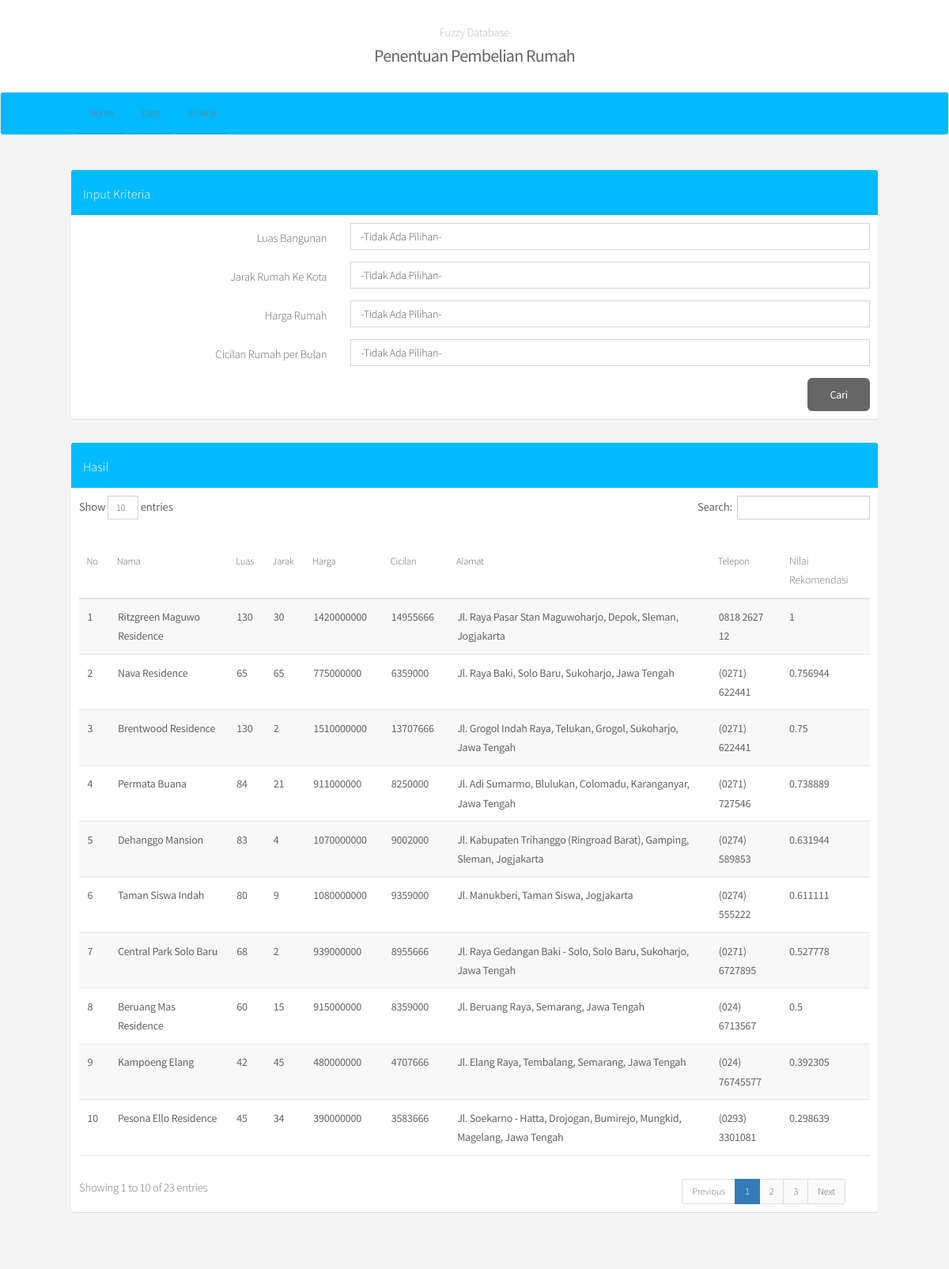
The page / on the database its author committed.
### tables this page shows
CREATE TABLE `rumah` (
  `id` int(11) NOT NULL,
  `nama` varchar(255) NOT NULL,
  `luas` int(11) NOT NULL,
  `jarak` double NOT NULL,
  `harga` double NOT NULL,
  `cicilan` double NOT NULL,
  `alamat` text NOT NULL,
  `telepon` varchar(255) NOT NULL
);

CREATE TABLE `temp` (
  `id` int(11) NOT NULL,
  `nama` varchar(255) NOT NULL,
  `luas` float NOT NULL,
  `jarak` float NOT NULL,
  `harga` float NOT NULL,
  `cicilan` float NOT NULL,
  `nr` float NOT NULL
);

### index.php (the view, shortened to what this page needs)
<!DOCTYPE html>
<html>
<head>
		<link rel="stylesheet" href="https://cdnjs.cloudflare.com/ajax/libs/font-awesome/4.5.0/css/font-awesome.min.css">
		<link rel="stylesheet" href="bootstrap/css/bootstrap.min.css">
		<link rel="stylesheet" type="text/css" href="admin/bootstrap/css/bootstrap.css"/>
		<link rel="stylesheet" type="text/css" href="admin/dist/css/AdminLTE.css"/>
		<link rel="stylesheet" href="assets/css/main.css"/>
</head>
<body>
	<section id="header">
		<?php include "navbar.php" ?>
		<?php include 'koneksi.php'; ?>
	</section>
	<section class="container main">
		<div class="row content">
			<div class="col-md-12">
				<div class="box box-info">
					<div class="box-header">
						<h4 style="margin :5px; color: #fff">Input Kriteria</h4>
					</div>
					<div class="box-body">
						<form class="form-horizontal" action="coba2.php">
							<div class="form-group" method="get" >
								<label for='luas' class="col-sm-4 control-label">Luas Bangunan</label>
								<div class="col-sm-8">
									<select class="form-control" name="luas">
										<option value="" selected="">-Tidak Ada Pilihan-</option>
									</select>
								</div>
							</div>
							<div class="form-group">
								<label for='jarak' class="col-sm-4 control-label">Jarak Rumah Ke Kota</label>
								<div class="col-sm-8">
									<select class="form-control" name="jarak">
										<option value="" selected="">-Tidak Ada Pilihan-</option>
									</select>
								</div>
							</div>
							<div class="form-group">
								<label for='harga' class="col-sm-4 control-label">Harga Rumah</label>
								<div class="col-sm-8">
									<select class="form-control" name="harga">
										<option value="" selected="">-Tidak Ada Pilihan-</option>
									</select>
								</div>
							</div>
							<div class="form-group">
								<label for='cicilan' class="col-sm-4 control-label">Cicilan Rumah per Bulan</label>
								<div class="col-sm-8">
									<select class="form-control" name="cicilan">
										<option value="" selected="">-Tidak Ada Pilihan-</option>
									</select>
								</div>
							</div>
							<div style="float: right;">
								<input type="submit" name="submit" class="btn btn-primary" value="Cari">
							</div>
						</form>
					</div>
				</div>
			</div>
			<div class="col-md-12">
				<div class="box box-info">
					<div class="box-header">
						<h4 style="margin :5px; color: #fff">Hasil</h4>
					</div>
					<div class="box-body">
						<table id="data" class="table-responsive" style="font-size: 14px;">
							<?php
								$data = mysqli_query($conn, "SELECT * FROM rumah JOIN temp USING(id) ORDER BY nr DESC");
								$query = mysqli_query($conn, "SELECT * FROM temp JOIN rumah USING(id) ORDER BY nr DESC");
							 ?>
							<thead>
								<tr>
									<th>No</th>
									<th>Nama</th>
									<th>Luas</th>
									<th>Jarak</th>
									<th>Harga</th>
									<th>Cicilan</th>
									<th>Alamat</th>
									<th>Telepon</th>
									<td>Nilai Rekomendasi</td>
								</tr>
							</thead>
							<tbody>
								<?php
									$i = 1;
									while ($listdata = mysqli_fetch_array($data, MYSQLI_BOTH)) {
										$rumah = mysqli_fetch_array($query, MYSQLI_BOTH);
										echo "
										<tr>
											<td><b>$i</b></td>
											<td><b>$listdata[nama]</b></td>
											<td><b>$rumah[luas]</b></td>
											<td><b>$rumah[jarak]</b></td>
											<td><b>$rumah[harga]</b></td>
											<td><b>$rumah[cicilan]</b></td>
											<td><b>$listdata[alamat]</b></td>
											<td><b>$listdata[telepon]</b></td>
											<td><b>$listdata[nr]</b></td>
										</tr>
										";
										$i += 1;
									}
								 ?>
							</tbody>
						</table>
					</div>
				</div>
			</div>
		</div>
	</section>
</body>
</html>

### navbar.php
<section id="header" class="header">
	<div class="container">
		<div class="header-text" style="text-align: center; margin-bottom: 2em;">
            <h1>Fuzzy Database</h1>
            <h2><strong>Penentuan Pembelian Rumah</strong></h2>
        </div>
	</div>
</section>
<section id="navbar" class="navbar navbar-default navbar-custom navbar-info" role="navigation"">
	<div class="container">
	<div class="contaioner-fluid collapse navbar-collapse">
		<ul class="navbar navbar-nav nav">
			<li><a href="index.php">Home</a></li>
			<li><a href="data.php">Data</a></li>
			<li><a href="kriteria.php">Kriteria</a></li>
		</ul>
	</div>
	</div>
</section>

### rows shown on the page
rumah: temp.nama "Ritzgreen Maguwo Residence", luas "130", jarak "30", harga "1420000000", cicilan "14955666", alamat "Jl. Raya Pasar Stan Maguwoharjo, Depok, Sleman, Jogjakarta", telepon "0818 2627 12", temp.nr "1"
rumah: temp.nama "Nava Residence", luas "65", jarak "65", harga "775000000", cicilan "6359000", alamat "Jl. Raya Baki, Solo Baru, Sukoharjo, Jawa Tengah", telepon "(0271) 622441", temp.nr "0.756944"
rumah: temp.nama "Brentwood Residence", luas "130", jarak "2", harga "1510000000", cicilan "13707666", alamat "Jl. Grogol Indah Raya, Telukan, Grogol, Sukoharjo, Jawa Tengah", telepon "(0271) 622441", temp.nr "0.75"
rumah: temp.nama "Permata Buana", luas "84", jarak "21", harga "911000000", cicilan "8250000", alamat "Jl. Adi Sumarmo, Blulukan, Colomadu, Karanganyar, Jawa Tengah", telepon "(0271) 727546", temp.nr "0.738889"
rumah: temp.nama "Dehanggo Mansion", luas "83", jarak "4", harga "1070000000", cicilan "9002000", alamat "Jl. Kabupaten Trihanggo (Ringroad Barat), Gamping, Sleman, Jogjakarta", telepon "(0274) 589853", temp.nr "0.631944"
rumah: temp.nama "Taman Siswa Indah", luas "80", jarak "9", harga "1080000000", cicilan "9359000", alamat "Jl. Manukberi, Taman Siswa, Jogjakarta", telepon "(0274) 555222", temp.nr "0.611111"
rumah: temp.nama "Central Park Solo Baru", luas "68", jarak "2", harga "939000000", cicilan "8955666", alamat "Jl. Raya Gedangan Baki - Solo, Solo Baru, Sukoharjo, Jawa Tengah", telepon "(0271) 6727895", temp.nr "0.527778"
rumah: temp.nama "Beruang Mas Residence", luas "60", jarak "15", harga "915000000", cicilan "8359000", alamat "Jl. Beruang Raya, Semarang, Jawa Tengah", telepon "(024) 6713567", temp.nr "0.5"
rumah: temp.nama "Kampoeng Elang", luas "42", jarak "45", harga "480000000", cicilan "4707666", alamat "Jl. Elang Raya, Tembalang, Semarang, Jawa Tengah", telepon "(024) 76745577", temp.nr "0.392305"
rumah: temp.nama "Pesona Ello Residence", luas "45", jarak "34", harga "390000000", cicilan "3583666", alamat "Jl. Soekarno - Hatta, Drojogan, Bumirejo, Mungkid, Magelang, Jawa Tengah", telepon "(0293) 3301081", temp.nr "0.298639"
